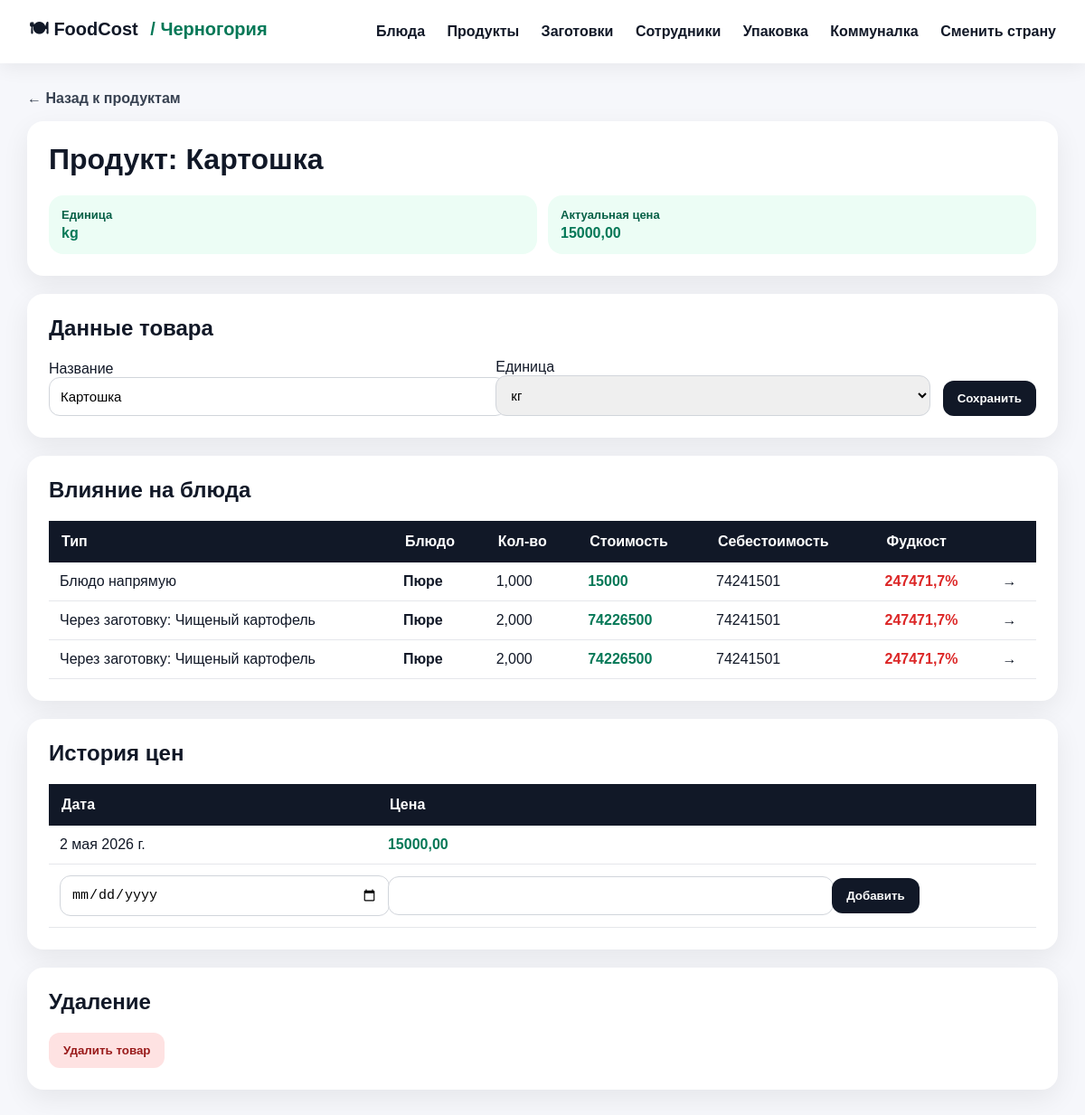
The page /c/montenegro/products/1/ on the database as committed earlier.
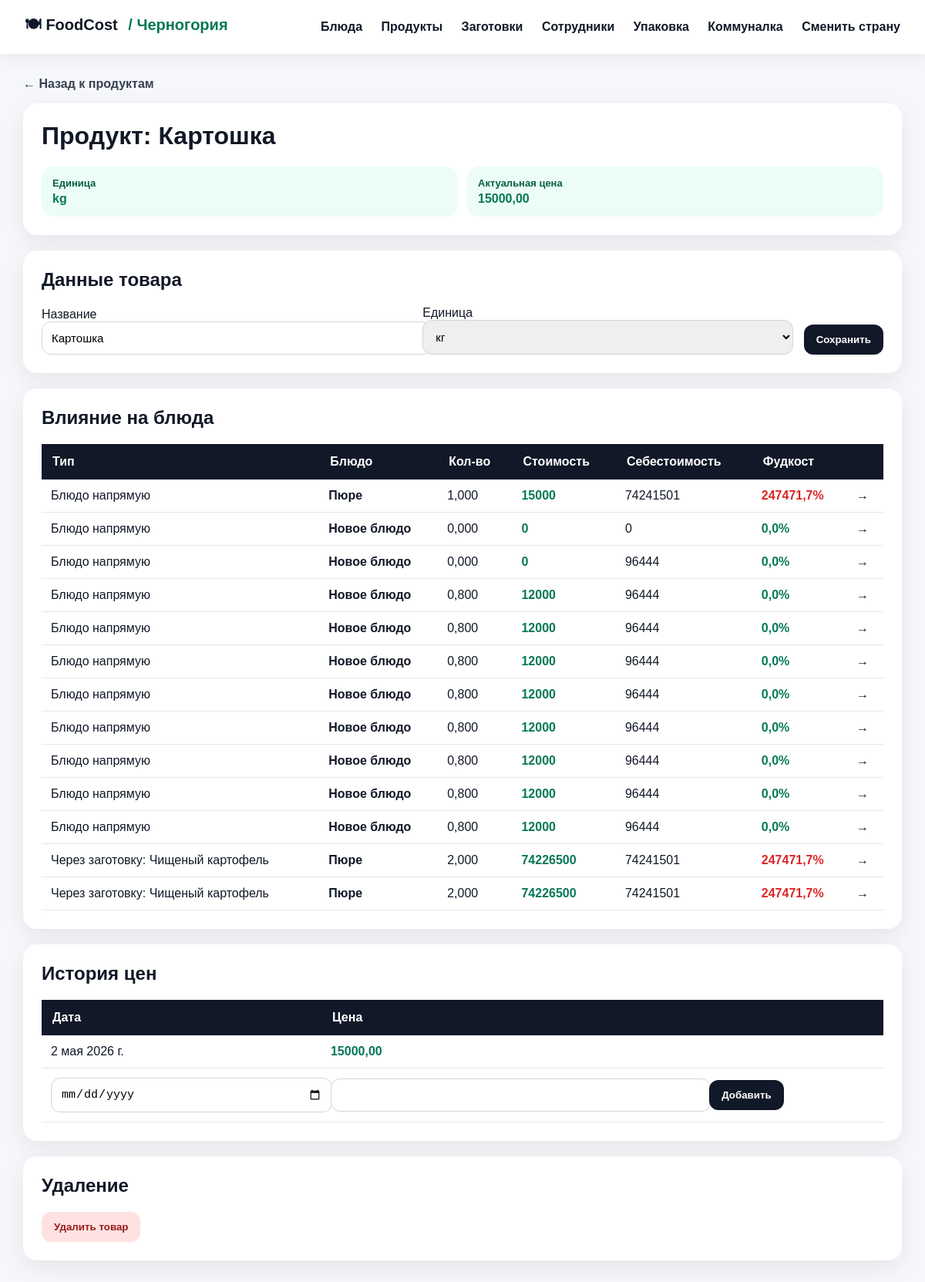
The same page on the database as committed later.
### foodcost/models.py (models this page shows, shortened)
class Country(models.Model):
    name = models.CharField(max_length=100)
    slug = models.SlugField(unique=True)

class Product(models.Model):
    country = models.ForeignKey(
        Country,
        on_delete=models.CASCADE,
        related_name="products",
        null=True,
        blank=True,
    )
    name = models.CharField(max_length=255)
    unit = models.CharField(max_length=20)
    def get_price(self):
        return self.prices.order_by("-date_from").first()

class ProductPrice(models.Model):
    product = models.ForeignKey(Product, on_delete=models.CASCADE, related_name="prices")
    price = models.DecimalField(max_digits=10, decimal_places=2)
    date_from = models.DateField()

class Dish(models.Model):
    country = models.ForeignKey(
        Country,
        on_delete=models.CASCADE,
        related_name="dishes",
        null=True,
        blank=True,
    )
    name = models.CharField(max_length=255)
    final_weight = models.DecimalField(max_digits=10, decimal_places=3)
    selling_price = models.DecimalField(max_digits=10, decimal_places=2)
    cooking_minutes = models.DecimalField(max_digits=8, decimal_places=2, default=0)
    tech_card = models.TextField("Техкарта приготовления", blank=True, default="")
    def ingredient_cost(self):
        return sum(item.calculate_cost() for item in self.product_items.all()) + \
               sum(item.calculate_cost() for item in self.preparation_items.all())
    def packaging_cost(self):
        return sum(item.calculate_cost() for item in self.packaging_items.all())
    def labor_cost(self):
        return sum(item.calculate_cost() for item in self.labor_items.all())
    def utilities_cost(self):
        utilities = MonthlyUtilityExpense.objects.filter(country=self.country).order_by("-month").first()
        if not utilities:
            return 0
        return utilities.cost_per_minute() * self.total_cooking_minutes()
    def additional_expenses_cost(self):
        return sum(item.cost for item in self.additional_expenses.all())
    def calculate_cost(self):
        return self.ingredient_cost() + self.packaging_cost() + self.labor_cost() + self.utilities_cost() + self.additional_expenses_cost()
    def foodcost(self):
        if self.selling_price == 0:
            return 0
        return (self.calculate_cost() / self.selling_price) * 100

class DishProductItem(models.Model):
    dish = models.ForeignKey(Dish, on_delete=models.CASCADE, related_name="product_items")
    product = models.ForeignKey(Product, on_delete=models.CASCADE)
    gross = models.DecimalField(max_digits=10, decimal_places=3)
    net = models.DecimalField(max_digits=10, decimal_places=3)
    def calculate_cost(self):
        price = self.product.get_price()
        if not price:
            return 0
        return self.net * price.price

class DishPreparationItem(models.Model):
    dish = models.ForeignKey(Dish, on_delete=models.CASCADE, related_name="preparation_items")
    preparation = models.ForeignKey(Preparation, on_delete=models.CASCADE)
    gross = models.DecimalField(max_digits=10, decimal_places=3)
    net = models.DecimalField(max_digits=10, decimal_places=3)
    def calculate_cost(self):
        return self.net * self.preparation.cost_per_kg()

### foodcost/views.py (the view, shortened to what this page needs)
# urls.py: path("c/<slug:country_slug>/products/<int:product_id>/", views.product_detail, name="product_detail"),
def product_detail(request, country_slug, product_id):
    country = get_country(country_slug)
    product = get_object_or_404(Product, id=product_id, country=country)
    prices = product.prices.order_by("date_from")
    dish_items = DishProductItem.objects.filter(
        product=product,
        dish__country=country,
    ).select_related("dish")
    preparation_items = PreparationItem.objects.filter(
        product=product,
        preparation__country=country,
    ).select_related("preparation")
    affected_dishes = []
    for item in dish_items:
        affected_dishes.append({
            "type": "Блюдо напрямую",
            "name": item.dish.name,
            "url": f"/c/{country.slug}/dish/{item.dish.id}/",
            "quantity": item.gross,
            "cost": item.calculate_cost(),
            "dish_cost": item.dish.calculate_cost(),
            "foodcost": item.dish.foodcost(),
        })
    for prep_item in preparation_items:
        preparation = prep_item.preparation
        for dish_prep_item in DishPreparationItem.objects.filter(
            preparation=preparation,
            dish__country=country,
        ).select_related("dish"):
            affected_dishes.append({
                "type": f"Через заготовку: {preparation.name}",
                "name": dish_prep_item.dish.name,
                "url": f"/c/{country.slug}/dish/{dish_prep_item.dish.id}/",
                "quantity": dish_prep_item.gross,
                "cost": dish_prep_item.calculate_cost(),
                "dish_cost": dish_prep_item.dish.calculate_cost(),
                "foodcost": dish_prep_item.dish.foodcost(),
            })
    return render(request, "foodcost/product_detail.html", {
        "country": country,
        "product": product,
        "prices": prices,
        "affected_dishes": affected_dishes,
        "preparation_items": preparation_items,
        "dish_items": dish_items,
    })

### foodcost/models.py (called while the page is built)
    def calculate_cost(self):
        return sum(item.calculate_cost() for item in self.items.all())

    def cost_per_kg(self):
        if self.final_weight == 0:
            return 0
        return self.calculate_cost() / self.final_weight

    def calculate_cost(self):
        price = self.product.get_price()
        if not price:
            return 0
        return self.net * price.price

    def calculate_cost(self):
        return self.quantity * self.packaging.cost

### foodcost/views.py (called while the page is built)
def get_country(country_slug):
    return get_object_or_404(Country, slug=country_slug)

### foodcost/templates/foodcost/product_detail.html (shortened to what this page needs)
{% extends "foodcost/base.html" %}
{% block content %}
<a class="back" href="/c/{{ country.slug }}/products/">← Назад к продуктам</a>
<div class="card">
    <h1>Продукт: {{ product.name }}</h1>
    <div class="summary">
        <div class="metric">
            <span>Единица</span>
            {{ product.unit }}
        </div>
        {% with last_price=product.get_price %}
        <div class="metric">
            <span>Актуальная цена</span>
            {% if last_price %}
                {{ last_price.price }}
            {% else %}
                —
            {% endif %}
        </div>
        {% endwith %}
    </div>
</div>
<div class="card">
    <h2>Данные товара</h2>
    <form method="post">
        <div class="grid">
            <div>
                <label>Название</label>
                <input type="text" name="name" value="{{ product.name }}">
            </div>
            <div>
                <label>Единица</label>
                <select name="unit">
                    <option value="kg" {% if product.unit == "kg" %}selected{% endif %}>кг</option>
                </select>
            </div>
            <button type="submit">Сохранить</button>
        </div>
    </form>
</div>
<div class="card">
    <h2>Влияние на блюда</h2>
    {% if affected_dishes %}
    <table>
        <tr>
            <th>Тип</th>
            <th>Блюдо</th>
            <th>Кол-во</th>
            <th>Стоимость</th>
            <th>Себестоимость</th>
            <th>Фудкост</th>
            <th></th>
        </tr>
        {% for row in affected_dishes %}
        <tr>
            <td>{{ row.type }}</td>
            <td><strong>{{ row.name }}</strong></td>
            <td>{{ row.quantity }}</td>
            <td class="price">{{ row.cost|floatformat:0 }}</td>
            <td>{{ row.dish_cost|floatformat:0 }}</td>
            {% if row.foodcost > 35 %}
                <td class="warn">{{ row.foodcost|floatformat:1 }}%</td>
            {% else %}
                <td class="price">{{ row.foodcost|floatformat:1 }}%</td>
            {% endif %}
            <td>
                <a class="open" href="{{ row.url }}">→</a>
            </td>
        </tr>
        {% endfor %}
    </table>
    {% else %}
        <p class="muted">Нет использования</p>
    {% endif %}
</div>
<div class="card">
    <h2>История цен</h2>
    <table>
        <tr>
            <th>Дата</th>
            <th>Цена</th>
            <th></th>
        </tr>
        {% for price in prices %}
        <tr>
            <td>{{ price.date_from }}</td>
            <td class="price">{{ price.price }}</td>
            <td></td>
        </tr>
        {% endfor %}
        <tr>
            <form method="post">
                <td><input type="date" name="date"></td>
                <td><input type="number" step="0.01" name="price"></td>
                <td>
                    <button type="submit">Добавить</button>
                </td>
            </form>
        </tr>
    </table>
</div>
<div class="card">
    <h2>Удаление</h2>
    <form method="post">
        <button class="danger" type="submit">
            Удалить товар
        </button>
    </form>
</div>
{% endblock %}

### foodcost/templates/foodcost/base.html (shortened to what this page needs)
<!DOCTYPE html>
<html>
<head>
</head>
<body>
<div class="header">
    <div class="logo">
        🍽 FoodCost
        {% if country %}
            <span class="country">/ {{ country.name }}</span>
        {% endif %}
    </div>
    <div class="nav">
        {% if country %}
            <a href="/c/{{ country.slug }}/">Блюда</a>
            <a href="/c/{{ country.slug }}/products/">Продукты</a>
            <a href="/c/{{ country.slug }}/preparations/">Заготовки</a>
            <a href="/c/{{ country.slug }}/employees/">Сотрудники</a>
            <a href="/c/{{ country.slug }}/packaging/">Упаковка</a>
            <a href="/c/{{ country.slug }}/utilities/">Коммуналка</a>
            <a href="/">Сменить страну</a>
        {% else %}
            <a href="/">Страны</a>
            <a href="/admin/">Админка</a>
        {% endif %}
    </div>
</div>
<div class="container">
    {% block content %}{% endblock %}
</div>
</body>
</html>

### foodcost/templates/foodcost/base.html (style rules this page uses)
body { font-family: Arial, sans-serif; background: #f6f7fb; margin: 0; color: #111827; }
.header { background: white; padding: 18px 32px; box-shadow: 0 6px 20px rgba(0,0,0,0.06); display: flex; justify-content: space-between; align-items: center; }
.logo { font-weight: bold; font-size: 20px; }
.country { color: #047857; font-weight: bold; margin-left: 8px; }
.nav a { margin-left: 20px; text-decoration: none; color: #111827; font-weight: 600; }
.container { max-width: 1200px; margin: auto; padding: 30px; }
.card { background: white; border-radius: 18px; padding: 24px; margin-bottom: 20px; box-shadow: 0 10px 30px rgba(0,0,0,0.07); }
h1, h2 { margin-top: 0; }

### foodcost/templates/foodcost/product_detail.html (style rules this page uses)
.back { display:inline-block; margin-bottom:16px; color:#374151; text-decoration:none; font-weight:bold; }
.summary { display:grid; grid-template-columns:repeat(2,1fr); gap:12px; }
.metric { background:#ecfdf5; color:#047857; border-radius:16px; padding:14px; font-weight:bold; }
.metric span { display:block; color:#065f46; font-size:13px; margin-bottom:4px; }
.grid { display:grid; grid-template-columns:1fr 1fr auto; gap:14px; align-items:end; }
input, select { width:100%; padding:12px; border:1px solid #d1d5db; border-radius:12px; font-size:15px; }
button { background:#111827; color:white; border:0; border-radius:12px; padding:12px 16px; cursor:pointer; font-weight:bold; }
.danger { background:#fee2e2; color:#991b1b; }
table { width:100%; border-collapse:collapse; }
th { background:#111827; color:white; padding:14px; text-align:left; }
td { padding:12px; border-bottom:1px solid #e5e7eb; }
.price { color:#047857; font-weight:bold; }
.warn { color:#dc2626; font-weight:bold; }
.open { font-weight:bold; text-decoration:none; color:#111827; }

Rows that differ between the two databases and show on the page:
added Dish: name "Новое блюдо"
added DishProductItem: quantity "0,000"
added Dish: name "Новое блюдо" "Новое блюдо" "Новое блюдо" "Новое блюдо" "Новое блюдо" "Новое блюдо" "Новое блюдо" "Новое блюдо" "Новое блюдо"
added DishProductItem: quantity "0,000"
added DishProductItem: quantity "0,800"
added DishProductItem: quantity "0,800"
added DishProductItem: quantity "0,800"
added DishProductItem: quantity "0,800"
added DishProductItem: quantity "0,800"
added DishProductItem: quantity "0,800"
added DishProductItem: quantity "0,800"
added DishProductItem: quantity "0,800"
Other text that changed with them:
new list line: "Блюдо напрямую 0 0 0,0 % →"
new list line: "Блюдо напрямую 0 96444 0,0 % →"
new list line: "Блюдо напрямую 12000 96444 0,0 % →"
